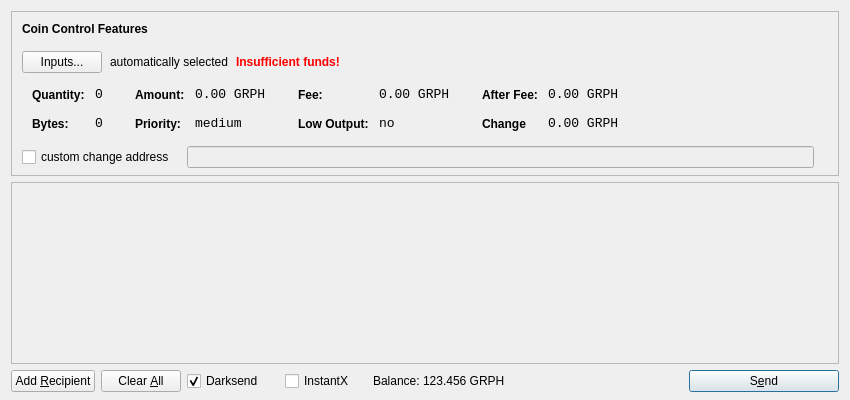
<?xml version="1.0" encoding="UTF-8"?>
<ui version="4.0">
 <class>SendCoinsDialog</class>
 <widget class="QDialog" name="SendCoinsDialog">
  <property name="geometry">
   <rect>
    <x>0</x>
    <y>0</y>
    <width>850</width>
    <height>400</height>
   </rect>
  </property>
  <property name="windowTitle">
   <string>Send Coins</string>
  </property>
  <layout class="QVBoxLayout" name="verticalLayout" stretch="0,1,0">
   <property name="bottomMargin">
    <number>8</number>
   </property>
   <item>
    <widget class="QFrame" name="frameCoinControl">
     <property name="sizePolicy">
      <sizepolicy hsizetype="Expanding" vsizetype="Expanding">
       <horstretch>0</horstretch>
       <verstretch>0</verstretch>
      </sizepolicy>
     </property>
     <property name="maximumSize">
      <size>
       <width>16777215</width>
       <height>16777215</height>
      </size>
     </property>
     <property name="frameShape">
      <enum>QFrame::StyledPanel</enum>
     </property>
     <property name="frameShadow">
      <enum>QFrame::Sunken</enum>
     </property>
     <layout class="QVBoxLayout" name="verticalLayoutCoinControl2">
      <property name="spacing">
       <number>-1</number>
      </property>
      <property name="leftMargin">
       <number>0</number>
      </property>
      <property name="topMargin">
       <number>0</number>
      </property>
      <property name="rightMargin">
       <number>0</number>
      </property>
      <property name="bottomMargin">
       <number>6</number>
      </property>
      <item>
       <layout class="QVBoxLayout" name="verticalLayoutCoinControl" stretch="0,0,0,0,1">
        <property name="spacing">
         <number>0</number>
        </property>
        <property name="leftMargin">
         <number>10</number>
        </property>
        <property name="topMargin">
         <number>10</number>
        </property>
        <item>
         <layout class="QHBoxLayout" name="horizontalLayoutCoinControl1">
          <property name="bottomMargin">
           <number>15</number>
          </property>
          <item>
           <widget class="QLabel" name="labelCoinControlFeatures">
            <property name="sizePolicy">
             <sizepolicy hsizetype="Preferred" vsizetype="Maximum">
              <horstretch>0</horstretch>
              <verstretch>0</verstretch>
             </sizepolicy>
            </property>
            <property name="font">
             <font>
              <weight>75</weight>
              <bold>true</bold>
             </font>
            </property>
            <property name="styleSheet">
             <string notr="true">font-weight:bold;</string>
            </property>
            <property name="text">
             <string>Coin Control Features</string>
            </property>
           </widget>
          </item>
         </layout>
        </item>
        <item>
         <layout class="QHBoxLayout" name="horizontalLayoutCoinControl2" stretch="0,0,0,0">
          <property name="spacing">
           <number>8</number>
          </property>
          <property name="bottomMargin">
           <number>10</number>
          </property>
          <item>
           <widget class="QPushButton" name="pushButtonCoinControl">
            <property name="styleSheet">
             <string notr="true"/>
            </property>
            <property name="text">
             <string>Inputs...</string>
            </property>
           </widget>
          </item>
          <item>
           <widget class="QLabel" name="labelCoinControlAutomaticallySelected">
            <property name="text">
             <string>automatically selected</string>
            </property>
            <property name="margin">
             <number>5</number>
            </property>
           </widget>
          </item>
          <item>
           <widget class="QLabel" name="labelCoinControlInsuffFunds">
            <property name="font">
             <font>
              <weight>75</weight>
              <bold>true</bold>
             </font>
            </property>
            <property name="styleSheet">
             <string notr="true">color:red;font-weight:bold;</string>
            </property>
            <property name="text">
             <string>Insufficient funds!</string>
            </property>
            <property name="margin">
             <number>5</number>
            </property>
           </widget>
          </item>
          <item>
           <spacer name="horizontalSpacerCoinControl">
            <property name="orientation">
             <enum>Qt::Horizontal</enum>
            </property>
            <property name="sizeHint" stdset="0">
             <size>
              <width>40</width>
              <height>1</height>
             </size>
            </property>
           </spacer>
          </item>
         </layout>
        </item>
        <item>
         <widget class="QWidget" name="widgetCoinControl" native="true">
          <property name="sizePolicy">
           <sizepolicy hsizetype="Preferred" vsizetype="Preferred">
            <horstretch>0</horstretch>
            <verstretch>0</verstretch>
           </sizepolicy>
          </property>
          <property name="minimumSize">
           <size>
            <width>0</width>
            <height>0</height>
           </size>
          </property>
          <property name="styleSheet">
           <string notr="true"/>
          </property>
          <layout class="QHBoxLayout" name="horizontalLayoutCoinControl5">
           <property name="margin">
            <number>0</number>
           </property>
           <item>
            <layout class="QHBoxLayout" name="horizontalLayoutCoinControl3" stretch="0,0,0,1">
             <property name="spacing">
              <number>20</number>
             </property>
             <property name="topMargin">
              <number>0</number>
             </property>
             <property name="bottomMargin">
              <number>10</number>
             </property>
             <item>
              <layout class="QFormLayout" name="formLayoutCoinControl1">
               <property name="horizontalSpacing">
                <number>10</number>
               </property>
               <property name="verticalSpacing">
                <number>14</number>
               </property>
               <property name="leftMargin">
                <number>10</number>
               </property>
               <property name="topMargin">
                <number>4</number>
               </property>
               <property name="rightMargin">
                <number>6</number>
               </property>
               <item row="0" column="0">
                <widget class="QLabel" name="labelCoinControlQuantityText">
                 <property name="styleSheet">
                  <string notr="true">font-weight:bold;</string>
                 </property>
                 <property name="text">
                  <string>Quantity:</string>
                 </property>
                 <property name="margin">
                  <number>0</number>
                 </property>
                </widget>
               </item>
               <item row="0" column="1">
                <widget class="QLabel" name="labelCoinControlQuantity">
                 <property name="font">
                  <font>
                   <family>Monospace</family>
                   <pointsize>10</pointsize>
                  </font>
                 </property>
                 <property name="cursor">
                  <cursorShape>IBeamCursor</cursorShape>
                 </property>
                 <property name="contextMenuPolicy">
                  <enum>Qt::ActionsContextMenu</enum>
                 </property>
                 <property name="text">
                  <string>0</string>
                 </property>
                 <property name="margin">
                  <number>0</number>
                 </property>
                 <property name="textInteractionFlags">
                  <set>Qt::LinksAccessibleByMouse|Qt::TextSelectableByKeyboard|Qt::TextSelectableByMouse</set>
                 </property>
                </widget>
               </item>
               <item row="1" column="0">
                <widget class="QLabel" name="labelCoinControlBytesText">
                 <property name="styleSheet">
                  <string notr="true">font-weight:bold;</string>
                 </property>
                 <property name="text">
                  <string>Bytes:</string>
                 </property>
                </widget>
               </item>
               <item row="1" column="1">
                <widget class="QLabel" name="labelCoinControlBytes">
                 <property name="font">
                  <font>
                   <family>Monospace</family>
                   <pointsize>10</pointsize>
                  </font>
                 </property>
                 <property name="cursor">
                  <cursorShape>IBeamCursor</cursorShape>
                 </property>
                 <property name="contextMenuPolicy">
                  <enum>Qt::ActionsContextMenu</enum>
                 </property>
                 <property name="text">
                  <string>0</string>
                 </property>
                 <property name="textInteractionFlags">
                  <set>Qt::LinksAccessibleByMouse|Qt::TextSelectableByKeyboard|Qt::TextSelectableByMouse</set>
                 </property>
                </widget>
               </item>
              </layout>
             </item>
             <item>
              <layout class="QFormLayout" name="formLayoutCoinControl2">
               <property name="horizontalSpacing">
                <number>10</number>
               </property>
               <property name="verticalSpacing">
                <number>14</number>
               </property>
               <property name="leftMargin">
                <number>6</number>
               </property>
               <property name="topMargin">
                <number>4</number>
               </property>
               <property name="rightMargin">
                <number>6</number>
               </property>
               <item row="0" column="0">
                <widget class="QLabel" name="labelCoinControlAmountText">
                 <property name="styleSheet">
                  <string notr="true">font-weight:bold;</string>
                 </property>
                 <property name="text">
                  <string>Amount:</string>
                 </property>
                 <property name="margin">
                  <number>0</number>
                 </property>
                </widget>
               </item>
               <item row="0" column="1">
                <widget class="QLabel" name="labelCoinControlAmount">
                 <property name="font">
                  <font>
                   <family>Monospace</family>
                   <pointsize>10</pointsize>
                  </font>
                 </property>
                 <property name="cursor">
                  <cursorShape>IBeamCursor</cursorShape>
                 </property>
                 <property name="contextMenuPolicy">
                  <enum>Qt::ActionsContextMenu</enum>
                 </property>
                 <property name="text">
                  <string>0.00 GRPH</string>
                 </property>
                 <property name="textInteractionFlags">
                  <set>Qt::LinksAccessibleByMouse|Qt::TextSelectableByKeyboard|Qt::TextSelectableByMouse</set>
                 </property>
                </widget>
               </item>
               <item row="1" column="0">
                <widget class="QLabel" name="labelCoinControlPriorityText">
                 <property name="styleSheet">
                  <string notr="true">font-weight:bold;</string>
                 </property>
                 <property name="text">
                  <string>Priority:</string>
                 </property>
                </widget>
               </item>
               <item row="1" column="1">
                <widget class="QLabel" name="labelCoinControlPriority">
                 <property name="font">
                  <font>
                   <family>Monospace</family>
                   <pointsize>10</pointsize>
                  </font>
                 </property>
                 <property name="cursor">
                  <cursorShape>IBeamCursor</cursorShape>
                 </property>
                 <property name="contextMenuPolicy">
                  <enum>Qt::ActionsContextMenu</enum>
                 </property>
                 <property name="text">
                  <string>medium</string>
                 </property>
                 <property name="textInteractionFlags">
                  <set>Qt::LinksAccessibleByMouse|Qt::TextSelectableByKeyboard|Qt::TextSelectableByMouse</set>
                 </property>
                </widget>
               </item>
              </layout>
             </item>
             <item>
              <layout class="QFormLayout" name="formLayoutCoinControl3">
               <property name="horizontalSpacing">
                <number>10</number>
               </property>
               <property name="verticalSpacing">
                <number>14</number>
               </property>
               <property name="leftMargin">
                <number>6</number>
               </property>
               <property name="topMargin">
                <number>4</number>
               </property>
               <property name="rightMargin">
                <number>6</number>
               </property>
               <item row="0" column="0">
                <widget class="QLabel" name="labelCoinControlFeeText">
                 <property name="styleSheet">
                  <string notr="true">font-weight:bold;</string>
                 </property>
                 <property name="text">
                  <string>Fee:</string>
                 </property>
                 <property name="margin">
                  <number>0</number>
                 </property>
                </widget>
               </item>
               <item row="0" column="1">
                <widget class="QLabel" name="labelCoinControlFee">
                 <property name="font">
                  <font>
                   <family>Monospace</family>
                   <pointsize>10</pointsize>
                  </font>
                 </property>
                 <property name="cursor">
                  <cursorShape>IBeamCursor</cursorShape>
                 </property>
                 <property name="contextMenuPolicy">
                  <enum>Qt::ActionsContextMenu</enum>
                 </property>
                 <property name="text">
                  <string>0.00 GRPH</string>
                 </property>
                 <property name="textInteractionFlags">
                  <set>Qt::LinksAccessibleByMouse|Qt::TextSelectableByKeyboard|Qt::TextSelectableByMouse</set>
                 </property>
                </widget>
               </item>
               <item row="1" column="0">
                <widget class="QLabel" name="labelCoinControlLowOutputText">
                 <property name="styleSheet">
                  <string notr="true">font-weight:bold;</string>
                 </property>
                 <property name="text">
                  <string>Low Output:</string>
                 </property>
                </widget>
               </item>
               <item row="1" column="1">
                <widget class="QLabel" name="labelCoinControlLowOutput">
                 <property name="font">
                  <font>
                   <family>Monospace</family>
                   <pointsize>10</pointsize>
                  </font>
                 </property>
                 <property name="cursor">
                  <cursorShape>IBeamCursor</cursorShape>
                 </property>
                 <property name="contextMenuPolicy">
                  <enum>Qt::ActionsContextMenu</enum>
                 </property>
                 <property name="text">
                  <string>no</string>
                 </property>
                 <property name="textInteractionFlags">
                  <set>Qt::LinksAccessibleByMouse|Qt::TextSelectableByKeyboard|Qt::TextSelectableByMouse</set>
                 </property>
                </widget>
               </item>
              </layout>
             </item>
             <item>
              <layout class="QFormLayout" name="formLayoutCoinControl4">
               <property name="horizontalSpacing">
                <number>10</number>
               </property>
               <property name="verticalSpacing">
                <number>14</number>
               </property>
               <property name="leftMargin">
                <number>6</number>
               </property>
               <property name="topMargin">
                <number>4</number>
               </property>
               <property name="rightMargin">
                <number>6</number>
               </property>
               <item row="0" column="0">
                <widget class="QLabel" name="labelCoinControlAfterFeeText">
                 <property name="styleSheet">
                  <string notr="true">font-weight:bold;</string>
                 </property>
                 <property name="text">
                  <string>After Fee:</string>
                 </property>
                 <property name="margin">
                  <number>0</number>
                 </property>
                </widget>
               </item>
               <item row="0" column="1">
                <widget class="QLabel" name="labelCoinControlAfterFee">
                 <property name="font">
                  <font>
                   <family>Monospace</family>
                   <pointsize>10</pointsize>
                  </font>
                 </property>
                 <property name="cursor">
                  <cursorShape>IBeamCursor</cursorShape>
                 </property>
                 <property name="contextMenuPolicy">
                  <enum>Qt::ActionsContextMenu</enum>
                 </property>
                 <property name="text">
                  <string>0.00 GRPH</string>
                 </property>
                 <property name="textInteractionFlags">
                  <set>Qt::LinksAccessibleByMouse|Qt::TextSelectableByKeyboard|Qt::TextSelectableByMouse</set>
                 </property>
                </widget>
               </item>
               <item row="1" column="0">
                <widget class="QLabel" name="labelCoinControlChangeText">
                 <property name="styleSheet">
                  <string notr="true">font-weight:bold;</string>
                 </property>
                 <property name="text">
                  <string>Change</string>
                 </property>
                </widget>
               </item>
               <item row="1" column="1">
                <widget class="QLabel" name="labelCoinControlChange">
                 <property name="font">
                  <font>
                   <family>Monospace</family>
                   <pointsize>10</pointsize>
                  </font>
                 </property>
                 <property name="cursor">
                  <cursorShape>IBeamCursor</cursorShape>
                 </property>
                 <property name="contextMenuPolicy">
                  <enum>Qt::ActionsContextMenu</enum>
                 </property>
                 <property name="text">
                  <string>0.00 GRPH</string>
                 </property>
                 <property name="textInteractionFlags">
                  <set>Qt::LinksAccessibleByMouse|Qt::TextSelectableByKeyboard|Qt::TextSelectableByMouse</set>
                 </property>
                </widget>
               </item>
              </layout>
             </item>
            </layout>
           </item>
          </layout>
         </widget>
        </item>
        <item>
         <layout class="QHBoxLayout" name="horizontalLayoutCoinControl4" stretch="0,0,0">
          <property name="spacing">
           <number>12</number>
          </property>
          <property name="sizeConstraint">
           <enum>QLayout::SetDefaultConstraint</enum>
          </property>
          <property name="topMargin">
           <number>5</number>
          </property>
          <property name="rightMargin">
           <number>5</number>
          </property>
          <item>
           <widget class="QCheckBox" name="checkBoxCoinControlChange">
            <property name="text">
             <string>custom change address</string>
            </property>
           </widget>
          </item>
          <item>
           <widget class="QLineEdit" name="lineEditCoinControlChange">
            <property name="enabled">
             <bool>false</bool>
            </property>
            <property name="sizePolicy">
             <sizepolicy hsizetype="Expanding" vsizetype="Fixed">
              <horstretch>0</horstretch>
              <verstretch>0</verstretch>
             </sizepolicy>
            </property>
           </widget>
          </item>
          <item>
           <widget class="QLabel" name="labelCoinControlChangeLabel">
            <property name="sizePolicy">
             <sizepolicy hsizetype="Preferred" vsizetype="Expanding">
              <horstretch>0</horstretch>
              <verstretch>0</verstretch>
             </sizepolicy>
            </property>
            <property name="minimumSize">
             <size>
              <width>0</width>
              <height>0</height>
             </size>
            </property>
            <property name="text">
             <string/>
            </property>
            <property name="margin">
             <number>3</number>
            </property>
           </widget>
          </item>
         </layout>
        </item>
        <item>
         <spacer name="verticalSpacerCoinControl">
          <property name="orientation">
           <enum>Qt::Vertical</enum>
          </property>
          <property name="sizeHint" stdset="0">
           <size>
            <width>800</width>
            <height>1</height>
           </size>
          </property>
         </spacer>
        </item>
       </layout>
      </item>
     </layout>
    </widget>
   </item>
   <item>
    <widget class="QScrollArea" name="scrollArea">
     <property name="widgetResizable">
      <bool>true</bool>
     </property>
     <widget class="QWidget" name="scrollAreaWidgetContents">
      <property name="geometry">
       <rect>
        <x>0</x>
        <y>0</y>
        <width>830</width>
        <height>165</height>
       </rect>
      </property>
      <layout class="QVBoxLayout" name="verticalLayout_2">
       <property name="margin">
        <number>0</number>
       </property>
       <item>
        <layout class="QVBoxLayout" name="entries">
         <property name="spacing">
          <number>6</number>
         </property>
        </layout>
       </item>
       <item>
        <spacer name="verticalSpacer">
         <property name="orientation">
          <enum>Qt::Vertical</enum>
         </property>
         <property name="sizeHint" stdset="0">
          <size>
           <width>20</width>
           <height>40</height>
          </size>
         </property>
        </spacer>
       </item>
      </layout>
     </widget>
    </widget>
   </item>
   <item>
    <layout class="QHBoxLayout" name="horizontalLayout">
     <item>
      <widget class="QPushButton" name="addButton">
       <property name="toolTip">
        <string>Send to multiple recipients at once</string>
       </property>
       <property name="text">
        <string>Add &amp;Recipient</string>
       </property>
       <property name="autoDefault">
        <bool>false</bool>
       </property>
      </widget>
     </item>
     <item>
      <widget class="QPushButton" name="clearButton">
       <property name="sizePolicy">
        <sizepolicy hsizetype="Minimum" vsizetype="Fixed">
         <horstretch>0</horstretch>
         <verstretch>0</verstretch>
        </sizepolicy>
       </property>
       <property name="toolTip">
        <string>Remove all transaction fields</string>
       </property>
       <property name="text">
        <string>Clear &amp;All</string>
       </property>
       <property name="autoRepeatDelay">
        <number>300</number>
       </property>
       <property name="autoDefault">
        <bool>false</bool>
       </property>
      </widget>
     </item>
     <item>
      <layout class="QHBoxLayout" name="horizontalLayout_2">
       <property name="spacing">
        <number>3</number>
       </property>
        <item>
        <widget class="QCheckBox" name="checkUseDarksend">
         <property name="minimumSize">
          <size>
           <width>95</width>
           <height>0</height>
          </size>
         </property>
         <property name="text">
          <string>Darksend</string>
         </property>
         <property name="checked">
          <bool>true</bool>
         </property>
        </widget>
       </item>
       <item>
        <widget class="QCheckBox" name="checkInstantX">
         <property name="enabled">
          <bool>true</bool>
         </property>
         <property name="minimumSize">
          <size>
           <width>85</width>
           <height>0</height>
          </size>
         </property>
         <property name="text">
          <string>InstantX</string>
         </property>
        </widget>
       </item>
       <item>
        <widget class="QLabel" name="label">
         <property name="sizePolicy">
          <sizepolicy hsizetype="Preferred" vsizetype="Fixed">
           <horstretch>0</horstretch>
           <verstretch>0</verstretch>
          </sizepolicy>
         </property>
         <property name="text">
          <string>Balance:</string>
         </property>
        </widget>
       </item>
       <item>
        <widget class="QLabel" name="labelBalance">
         <property name="sizePolicy">
          <sizepolicy hsizetype="Preferred" vsizetype="Fixed">
           <horstretch>0</horstretch>
           <verstretch>0</verstretch>
          </sizepolicy>
         </property>
         <property name="cursor">
          <cursorShape>IBeamCursor</cursorShape>
         </property>
         <property name="text">
          <string>123.456 GRPH</string>
         </property>
         <property name="textInteractionFlags">
          <set>Qt::LinksAccessibleByMouse|Qt::TextSelectableByKeyboard|Qt::TextSelectableByMouse</set>
         </property>
        </widget>
       </item>
      </layout>
     </item>
     <item>
      <spacer name="horizontalSpacer">
       <property name="orientation">
        <enum>Qt::Horizontal</enum>
       </property>
       <property name="sizeHint" stdset="0">
        <size>
         <width>40</width>
         <height>20</height>
        </size>
       </property>
      </spacer>
     </item>
     <item>
      <widget class="QPushButton" name="sendButton">
       <property name="minimumSize">
        <size>
         <width>150</width>
         <height>0</height>
        </size>
       </property>
       <property name="toolTip">
        <string>Confirm the send action</string>
       </property>
       <property name="text">
        <string>S&amp;end</string>
       </property>
       <property name="icon">
        <iconset resource="../bitcoin.qrc">
         <normaloff>:/icons/send</normaloff>:/icons/send</iconset>
       </property>
       <property name="default">
        <bool>true</bool>
       </property>
      </widget>
     </item>
    </layout>
   </item>
  </layout>
 </widget>
 <resources>
  <include location="../bitcoin.qrc"/>
 </resources>
 <connections/>
</ui>
